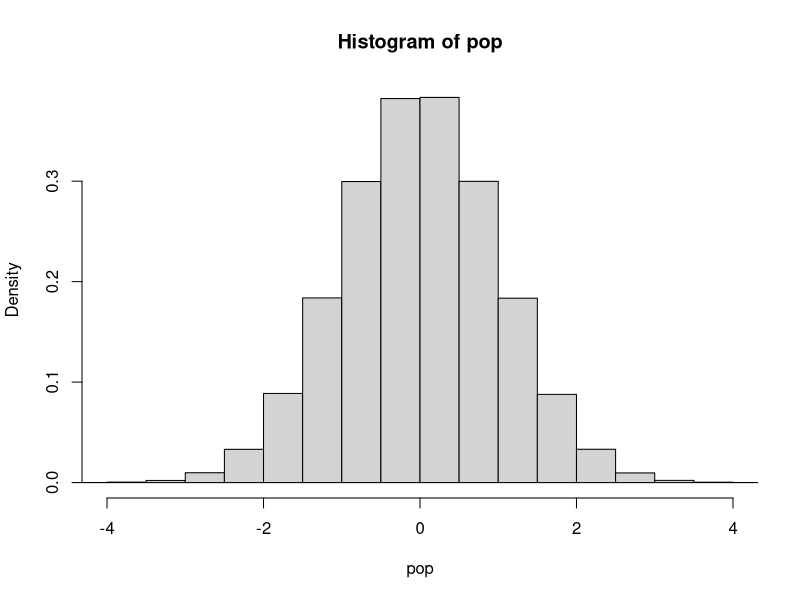
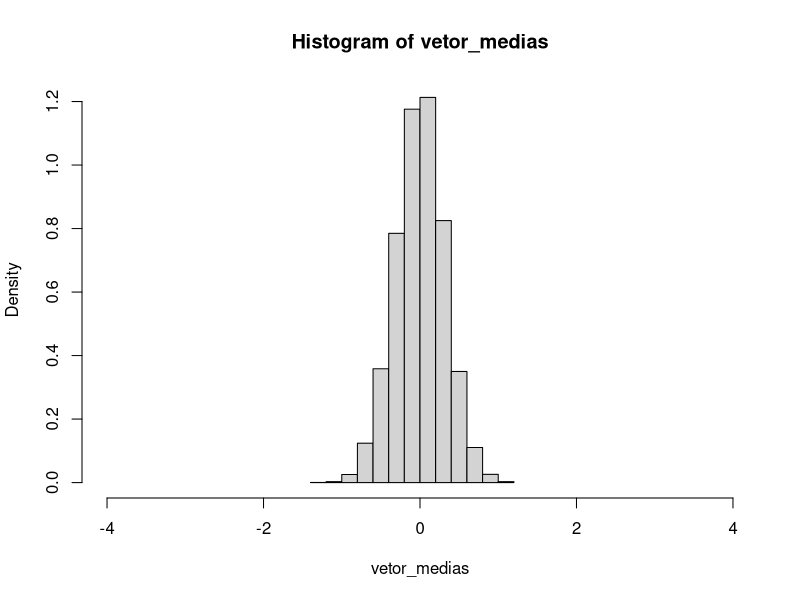
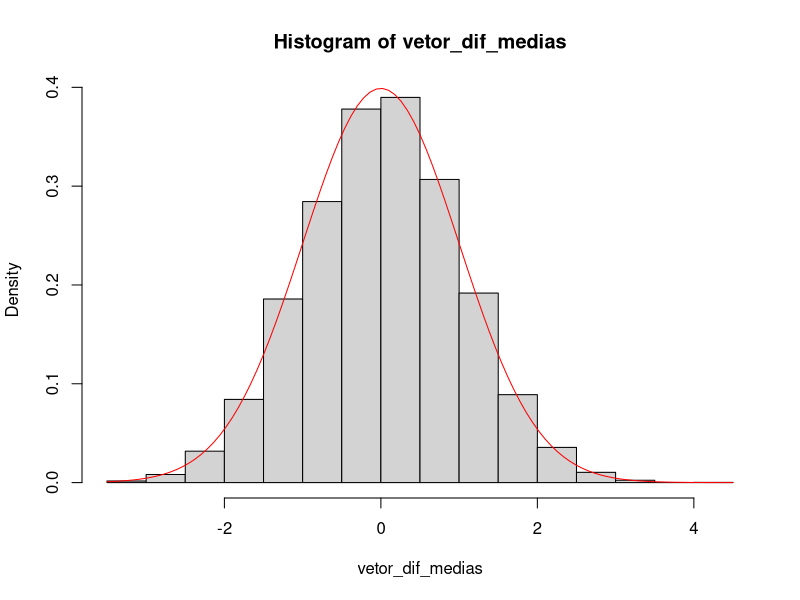
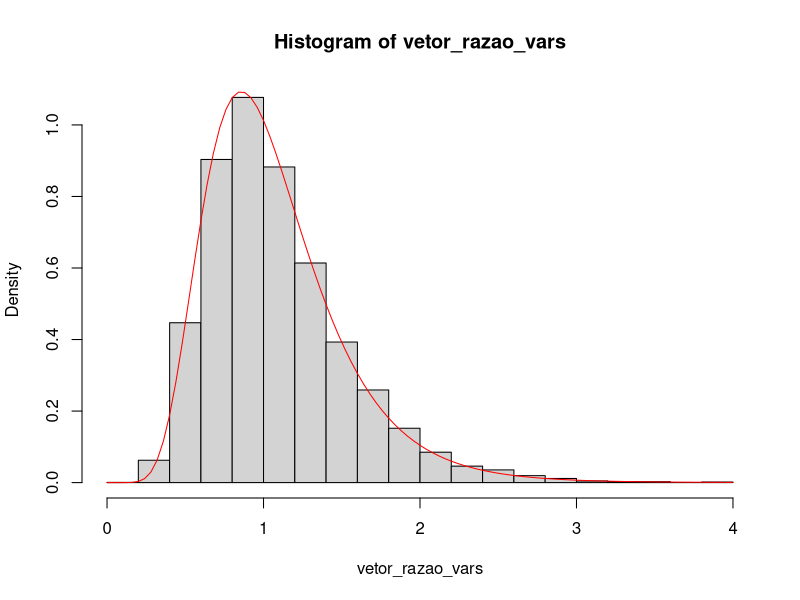

Write R code to recreate these figures, in order.
# Data 19/10/2026
# Programado por Alan Rodrigo Panosso


##################################
# Distribuição da Média Amostral #
##################################

# Distribuições amostrais - Teorema do Limite Central
# Expressa muito bem a distribuição da média

## Populaçao com distribuição normal com média
## zero (0) e variância unitária (1).
pop <- rnorm(1200000)
n <- 10

# Média tem distribuição normal com média zero e variância
# 1/sqrt(n)
1/(10)

## Amostragem
vetor_medias <- 0
for(i in 1:10000){
  amostra <- sample(pop,n,replace = TRUE)
  vetor_medias[i] <- mean(amostra)
}
mean(vetor_medias)
var(vetor_medias)

# Histograma da População
hist(pop,
     probability = TRUE,
     xlim = c(-4,4))

# Histograma da Amostra
hist(vetor_medias,
     probability = TRUE,
     xlim = c(-4,4))

########################################
# A dsitribuição da Variância Amostral #
########################################
# Mas como é adistribuição da variância?
# a estatística:
# (n-1)s²/SIGMA² tem distribuição Qui-quadrado
# com n-1 graus de liberdade.

# para a popução anterior
vetor_vars <- 0
for(i in 1:10000){
  amostra <- sample(pop, n, replace = TRUE)
  vetor_vars[i] <- (n-1)*var(amostra)/1
}

#Criar o histograma e a curva teórica



#############################################
# A distribuição da Diferença entre Médias  #
#############################################
# Se as amostras são provenientes de uma população
# sob a hipótese H0 verdadeira a estatística
# (media_X - media_Y)/sqrt(1/n1+1/n2) tem distribuição
# normal com média 0 e variância 1

pop1 <- rnorm(130000) # média zero e variância 1
pop2 <- rnorm(110000) # média 10 e variância 1
mean(pop1); var(pop1)
mean(pop2); var(pop2)

## vamos amostrar e encontrar a diferença entre
## as médias
n1 <- 25
n2 <- 30

vetor_dif_medias <- 0
for(i in 1:10000){
  amostra1 <- sample(pop1,n1,replace = TRUE)
  amostra2 <- sample(pop2,n2,replace = TRUE)
  vetor_dif_medias[i] <- (mean(amostra1) - mean(amostra2))/
    sqrt(1/n1+1/n2)

}
hist(vetor_dif_medias, prob=TRUE)
curve(dnorm(x),add = TRUE, col="red")

##############################################
# Distribuição da Razão entre Variâncias     #
##############################################
vetor_razao_vars <- 0
for(i in 1:10000){
  amostra1 <- sample(pop1,n1,replace = TRUE)
  amostra2 <- sample(pop2,n2,replace = TRUE)
  vetor_razao_vars[i] <- (var(amostra1) / var(amostra2))
}
hist(vetor_razao_vars, prob=TRUE)
curve(df(x,n1-1, n2-1),add = TRUE, col="red")
